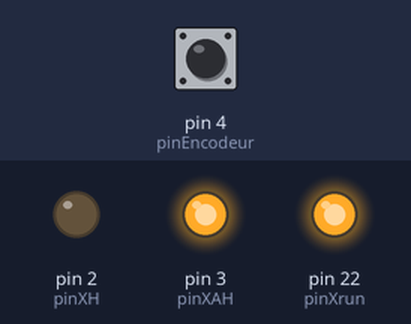
Bench run of a sketch on a simulated Arduino Mega 2560, built with avr-gcc and run on an emulated ATmega2560. Parts: output pins drawn as LEDs (lit = HIGH). Inputs (shaded band) come from the test bench; at power-on: pin 4 (pinEncodeur) HIGH. What the sketch prints to the serial monitor is not drawn.

Above: at 0.1 s.
Timing chart, 0 to 1.6 s (numbered marks = the images above):
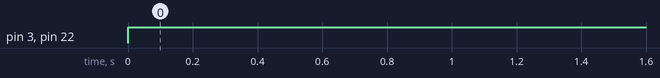

Measured:
- by itself, pin 3 (pinXAH), pin 22 (pinXrun): LOW → HIGH at 0.00 s

The sketch:

MesureX.ino
```cpp
//initialisation des variables

  //pins de contrôle du moteur▼
  int pinXrun = 22;
  int pinXH = 2;
  int pinXAH = 3;
  //pins de contrôle du moteur▲

int pinEncodeur = 4; //Connecté au pin CLK de l'encodeur

int n = 0;
int dernval;

//initialisation des variables


void setup() {

    Serial.begin(9600);//Démarage de la communication avec l'affichage arduino de l'ordinateur

    //Attribution des modes de connexion des pins de la carte arduino▼
    pinMode(pinXrun, OUTPUT);//OUPUT = SORTIE
    pinMode(pinXH, OUTPUT);
    pinMode(pinXAH, OUTPUT);
    pinMode(pinEncodeur, INPUT);//INPUT = ENTREE
    //Attribution des modes de connexion des pins de la carte arduino▲


    dernval = digitalRead(pinEncodeur);//Lecture de la position initiale du signal de l'encodeur (0 ou 1)
    Serial.println(n); //Affichage de la position initiale de l'encodeur

}


void loop() {//revient en ARR: 5,44s
            //va en AVA: 5,99s

  //Contrôle du moteur
  digitalWrite(pinXrun, HIGH);
  digitalWrite(pinXH, LOW);
  digitalWrite(pinXAH, HIGH);
  //Contrôle du moteur

  if(digitalRead(pinEncodeur) != dernval){//On vérifie si le signal de l'encodeur a changé

    n = n+1;//On incrémente la variable qui compte le nombre de changement de signal
    Serial.println(n);// Affichage de cette valeur
    dernval=digitalRead(pinEncodeur);//on change la position de "départ" du signal

  }

}
```
